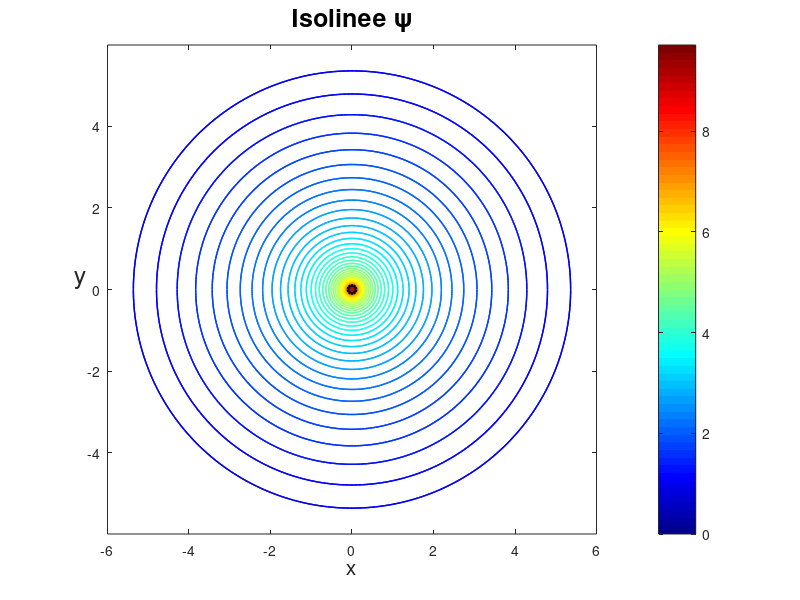
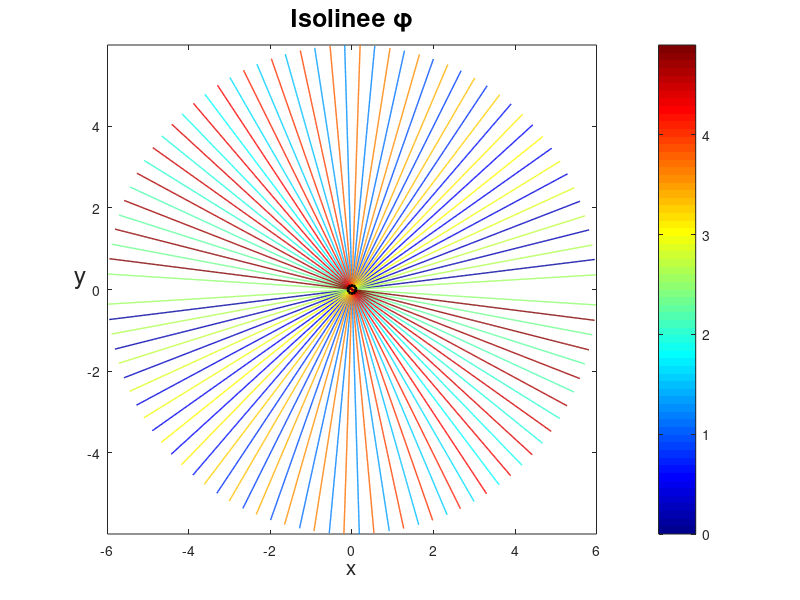

Write MATLAB code to recreate these figures, in order.
%%Plot del campo di velocità di un vortice irrotazionale puntiforme
%Definisco il piano su cui andrò a lavorare
r = -6:.02:6;
theta = 0:.02:2*pi;
[R, Theta]= meshgrid(r,theta);
x = R.*cos(Theta);
y = R.*sin(Theta);
x0 = 10;
y0 = 0;
r0 = sqrt(x0^2 + y0^2);
circ = 5;

%Calcolo la funzione psi
psi = -(circ/(2*pi)).*log((x.^2 + y.^2)./(x0.^2 + y0.^2));

%Plotto le isolinee psi
figure
[~,h] = contour(x,y,psi,50,'LineWidth',1);
set(h,'ShowText','off','TextStep',get(h,'LevelStep'));
hold on
contour(x,y,psi,[0 0],'LineWidth',2);
colormap jet
colorbar
axis equal;
xlabel('x','FontSize',15)
ylabel('y','Rotation',0,'FontSize',18)
title('Isolinee \psi','FontSize',18)
plot(0,0,'ko','LineWidth',2)

%Calcolo la funzione phi
phi = (circ.*Theta)./(2*pi);

%Plotto le isolinee phi
figure
[~,h] = contour(x,y,phi,50,'LineWidth',1);
set(h,'ShowText','off','TextStep',get(h,'LevelStep'));
hold on
contour(x,y,phi,[0 0],'LineWidth',2);
colormap jet
colorbar
axis equal;
xlabel('x','FontSize',15)
ylabel('y','Rotation',0,'FontSize',18)
title('Isolinee \phi','FontSize',18)
plot(0,0,'ko','LineWidth',2)